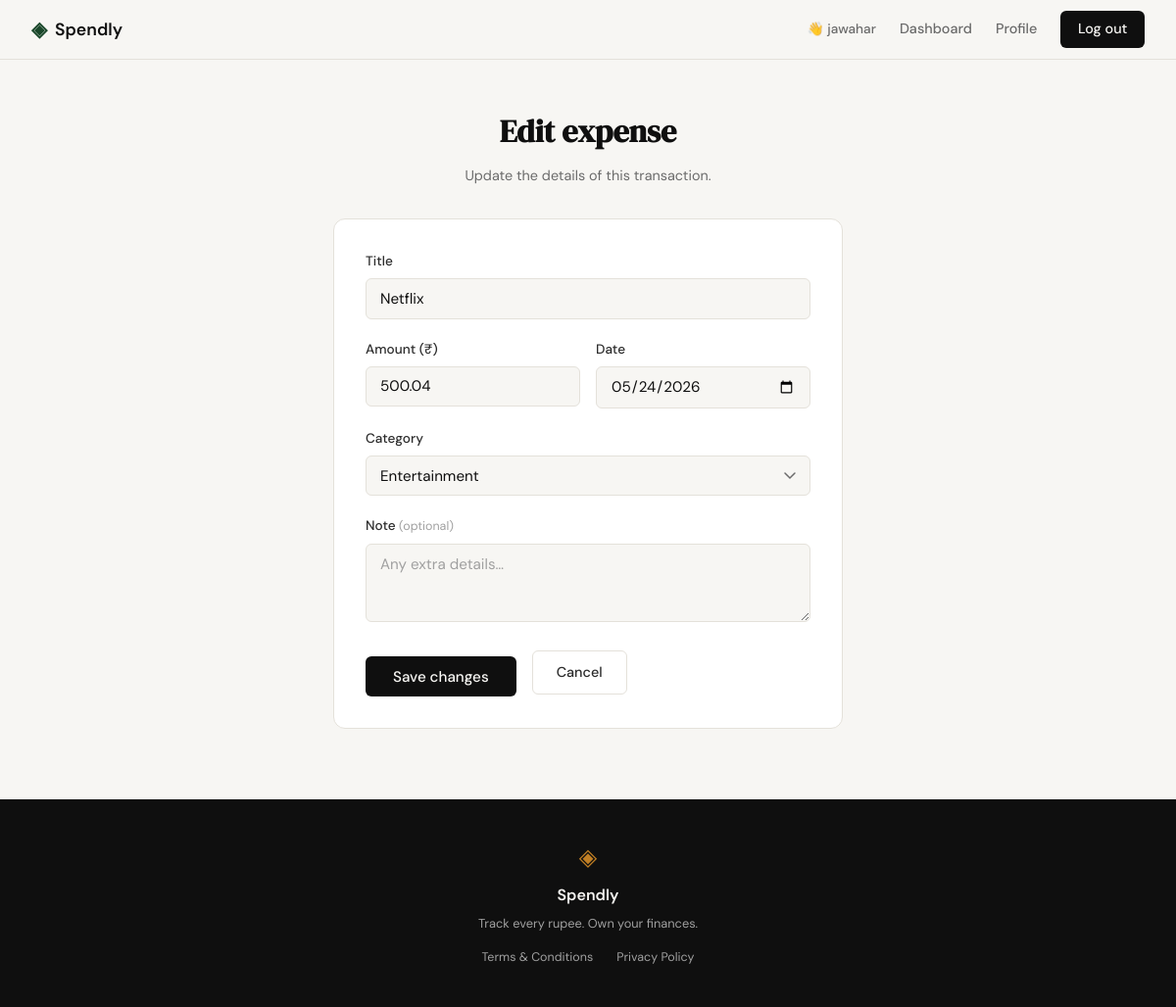
The app's page /expenses/13/edit (signed in) with its own data.
### tables this page shows
CREATE TABLE expenses (
                id          INTEGER PRIMARY KEY AUTOINCREMENT,
                user_id     INTEGER NOT NULL REFERENCES users(id) ON DELETE CASCADE,
                title       TEXT    NOT NULL,
                amount      REAL    NOT NULL CHECK(amount > 0),
                category    TEXT    NOT NULL DEFAULT 'Other',
                date        TEXT    NOT NULL DEFAULT (date('now')),
                note        TEXT,
                created_at  TEXT    NOT NULL DEFAULT (datetime('now'))
            );

### app.py (the view, shortened to what this page needs)
@app.route("/expenses/<int:id>/edit", methods=["GET", "POST"])
def edit_expense(id):
    if "user_id" not in session:
        return redirect(url_for("login"))
    user_id = session["user_id"]
    db = get_db()
    expense = db.execute(
        "SELECT * FROM expenses WHERE id = ? AND user_id = ?", (id, user_id)
    ).fetchone()
    if expense is None:
        db.close()
        return redirect(url_for("dashboard"))   # not found or not theirs
    CATEGORIES = ["Food", "Transport", "Entertainment",
                  "Utilities", "Health", "Education", "Subscriptions", "SchoolFees", "Travel", "Other"]
    error = None
    db.close()
    return render_template("edit_expense.html",
                           expense=expense,
                           categories=CATEGORIES,
                           error=error)

### database/db.py (called while the page is built)
def get_db():
    conn = sqlite3.connect(DB_PATH)
    conn.row_factory = sqlite3.Row          # rows behave like dicts
    conn.execute("PRAGMA foreign_keys = ON")
    return conn

### templates/edit_expense.html (shortened to what this page needs)
{% extends "base.html" %}
{% block content %}
<section class="auth-section">
    <div class="auth-container" style="max-width: 520px;">
        <div class="auth-header">
            <h1 class="auth-title">Edit expense</h1>
            <p class="auth-subtitle">Update the details of this transaction.</p>
        </div>
        <div class="auth-card">
            <form method="POST" action="{{ url_for('edit_expense', id=expense.id) }}">
                <div class="form-group">
                    <label for="title">Title</label>
                    <input type="text" id="title" name="title"
                           class="form-input"
                           value="{{ request.form.title if error else expense.title }}"
                           required autofocus>
                </div>
                <div class="form-row">
                    <div class="form-group">
                        <label for="amount">Amount (₹)</label>
                        <input type="number" id="amount" name="amount"
                               class="form-input" placeholder="0.00"
                               step="0.01" min="0.01"
                               value="{{ request.form.amount if error else expense.amount }}"
                               required>
                    </div>
                    <div class="form-group">
                        <label for="date">Date</label>
                        <input type="date" id="date" name="date"
                               class="form-input"
                               value="{{ request.form.date if error else expense.date }}"
                               required>
                    </div>
                </div>
                <div class="form-group">
                    <label for="category">Category</label>
                    <select id="category" name="category" class="form-input form-select">
                        {% for cat in categories %}
                        <option value="{{ cat }}"
                            {% set current = request.form.get('category') if error else expense.category %}
                            {% if current == cat %}selected{% endif %}>
                            {{ cat }}
                        </option>
                        {% endfor %}
                    </select>
                </div>
                <div class="form-group">
                    <label for="note">Note <span class="label-optional">(optional)</span></label>
                    <textarea id="note" name="note"
                              class="form-input form-textarea"
                              placeholder="Any extra details…">{{ request.form.note if error else (expense.note or '') }}</textarea>
                </div>
                <div class="form-actions">
                    <button type="submit" class="btn-submit" style="width: auto; padding: 0.65rem 1.75rem;">
                        Save changes
                    </button>
                    <a href="{{ url_for('dashboard') }}" class="btn-ghost">Cancel</a>
                </div>
            </form>
        </div>
    </div>
</section>
{% endblock %}

### static/css/style.css (style rules this page uses)
:root { --ink: #0f0f0f; --ink-soft: #2d2d2d; --ink-muted: #6b6b6b; --ink-faint: #a0a0a0; --paper: #f7f6f3; --paper-warm: #f0ede6; --paper-card: #ffffff; --accent: #1a472a; --accent-light: #e8f0eb; --accent-2: #c17f24; --accent-2-light: #fdf3e3; --danger: #c0392b; --danger-light: #fdecea; --border: #e4e1da; --border-soft: #eeebe4; --font-display: 'DM Serif Display', Georgia, serif; --font-body: 'DM Sans', system-ui, sans-serif; --max-width: 1200px; --auth-width: 440px; --radius-sm: 6px; --radius-md: 12px; --radius-lg: 20px; }
*, *::before, *::after { box-sizing: border-box; margin: 0; padding: 0; }
html { font-size: 16px; scroll-behavior: smooth; }
body { background: var(--paper); color: var(--ink); font-family: var(--font-body); font-size: 1rem; line-height: 1.6; -webkit-font-smoothing: antialiased; }
a { color: inherit; text-decoration: none; }
.btn-ghost { display: inline-block; background: transparent; color: var(--ink-soft); padding: 0.65rem 1.5rem; border-radius: var(--radius-sm); font-size: 0.9rem; font-weight: 500; border: 1px solid var(--border); transition: all 0.2s; text-decoration: none; }
.auth-section { min-height: calc(100vh - 60px - 100px); display: flex; align-items: center; justify-content: center; padding: 3rem 2rem; }
.auth-container { width: 100%; max-width: var(--auth-width); }
.auth-header { text-align: center; margin-bottom: 2rem; }
.auth-title { font-family: var(--font-display); font-size: 2rem; color: var(--ink); margin-bottom: 0.5rem; }
.auth-subtitle { font-size: 0.9rem; color: var(--ink-muted); }
.auth-card { background: var(--paper-card); border: 1px solid var(--border); border-radius: var(--radius-md); padding: 2rem; margin-bottom: 1.5rem; }
.form-group { margin-bottom: 1.25rem; }
.form-group label { display: block; font-size: 0.85rem; font-weight: 500; color: var(--ink-soft); margin-bottom: 0.4rem; }
.form-input { width: 100%; padding: 0.6rem 0.875rem; border: 1px solid var(--border); border-radius: var(--radius-sm); font-family: var(--font-body); font-size: 0.95rem; color: var(--ink); background: var(--paper); outline: none; transition: border-color 0.2s; }
.form-input::placeholder { color: var(--ink-faint); }
.btn-submit { width: 100%; padding: 0.7rem; background: var(--ink); color: var(--paper); border: none; border-radius: var(--radius-sm); font-family: var(--font-body); font-size: 0.95rem; font-weight: 500; cursor: pointer; transition: background 0.2s; margin-top: 0.5rem; }
.form-row { display: grid; grid-template-columns: 1fr 1fr; gap: 1rem; }
.form-select { appearance: none; background-repeat: no-repeat; background-position: right 0.875rem center; cursor: pointer; }
.form-textarea { resize: vertical; min-height: 80px; line-height: 1.5; }
.label-optional { font-size: 0.78rem; color: var(--ink-faint); font-weight: 400; }
.form-actions { display: flex; align-items: center; gap: 1rem; margin-top: 0.5rem; }

### records on screen
expenses: title "Netflix", amount "500.04", date "05/24/2026", category "Entertainment"

### other values on screen
{{ session.user_name }} "jawahar"
